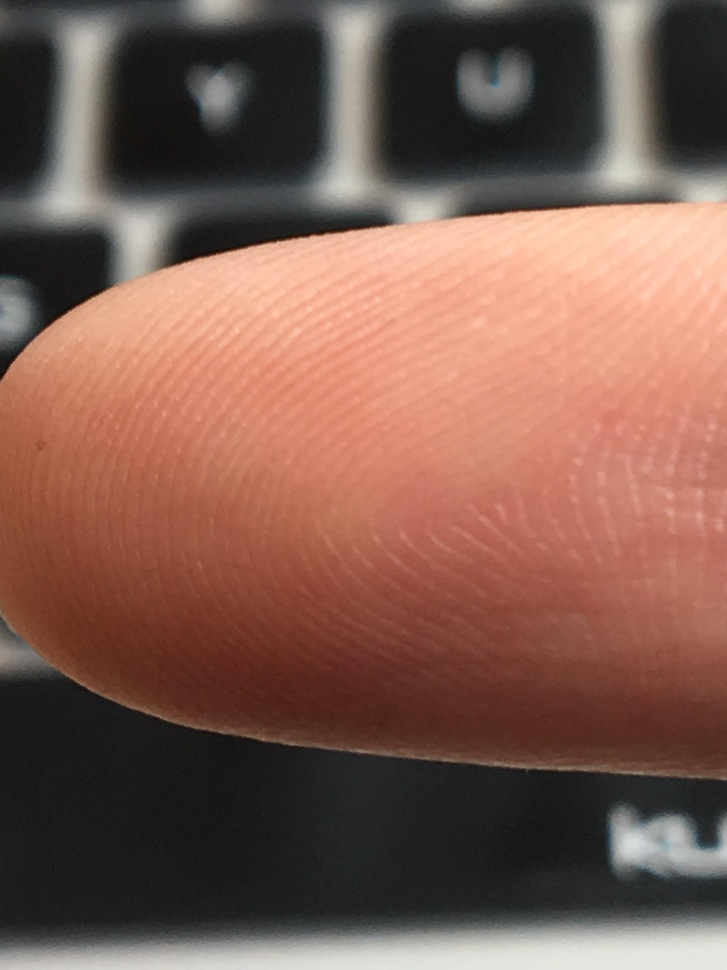
%> input picture FingerPrint1.jpg, 727 x 970 px, shrunk from 3024 x 4032 before the run
$ octave binerizefinger.m   (GNU Octave 9; MATLAB toolbox functions it lacks are replaced by stand-ins)
%> lines starting %> are read from the running program, lines starting %| are printed output that depends on the picture; in (x1, y1, x2, y2) boxes, pixels count from 0 and x2, y2 are one past the last pixel; in counts of white or black regions, pixels touching at a corner belong together; the program's own positions count from 1
I = rgb2gray(imread('FingerPrint1.jpg'));
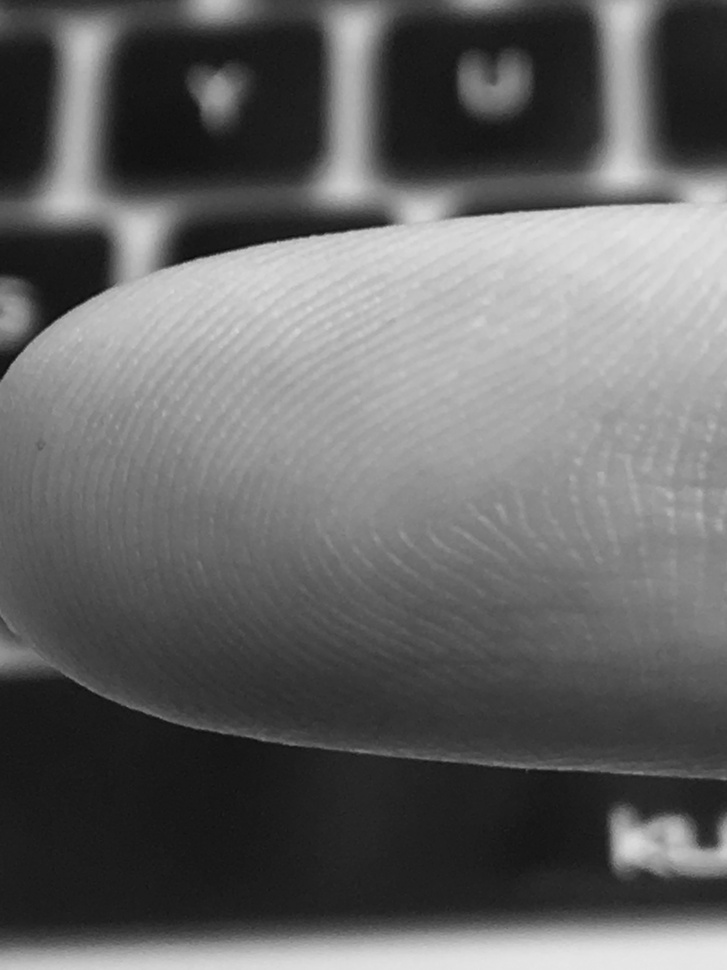
%> I: size 970x727 uint8; min 10, max 231, mean 100.9

I_bw = I < 45;
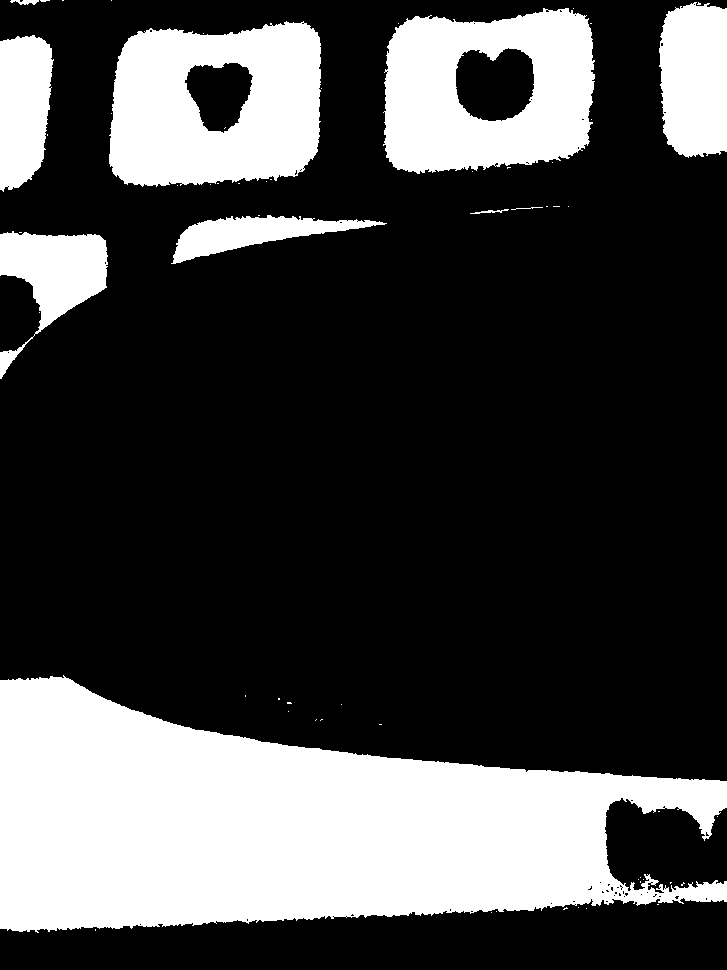
%> I_bw: size 970x727 logical; 28% white; 61 white regions (51 under 20 px), largest, box (x1, y1, x2, y2) and area: (0, 675, 727, 933) 116348, (109, 21, 321, 187) 27359, (383, 8, 595, 174) 25414

colormap(gray);
imagesc(I_bw);

$ run again, with FingerPrint2.jpg copied over FingerPrint1.jpg
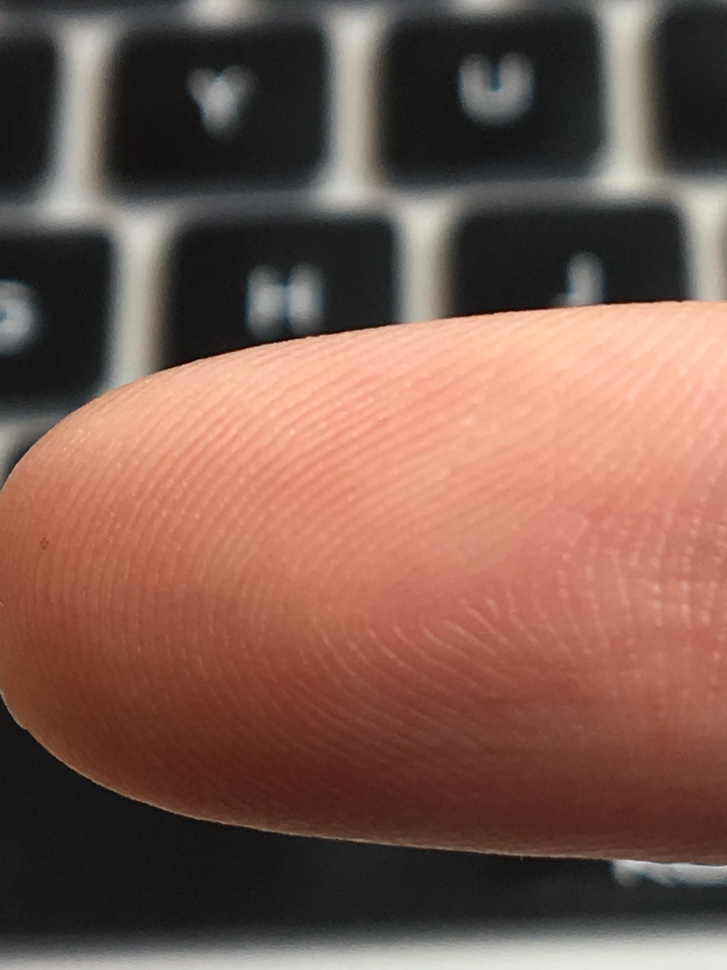
%> input picture FingerPrint2.jpg, 727 x 970 px, shrunk from 3024 x 4032 before the run
%> `I = rgb2gray(imread('FingerPrint1.jpg'));`:
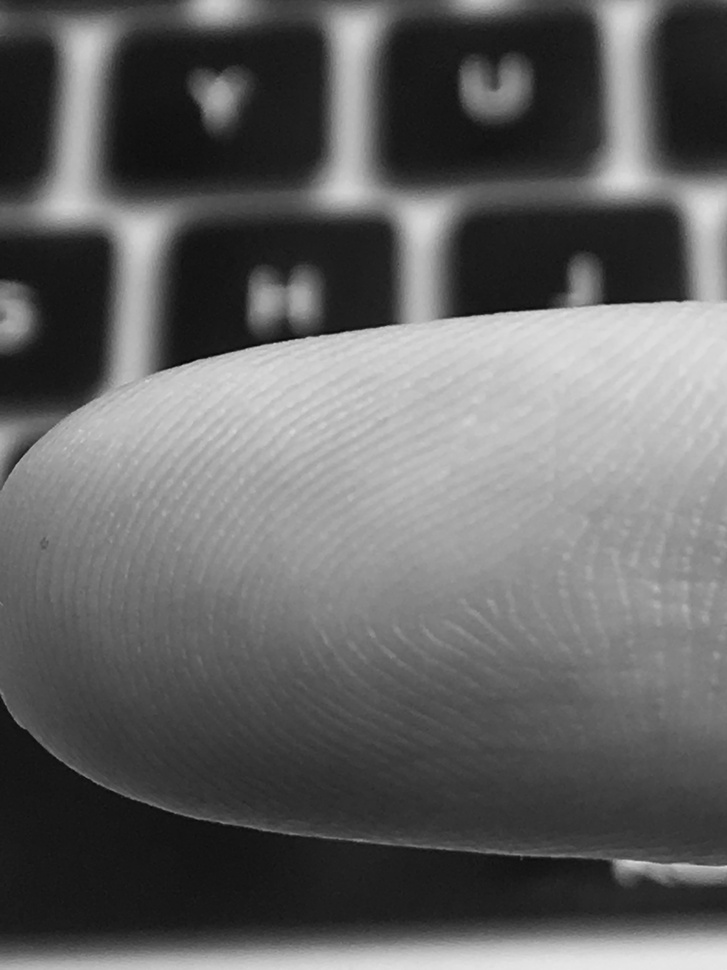
%> I: size 970x727 uint8; min 5, max 231, mean 99.3
%> `I_bw = I < 45;`:
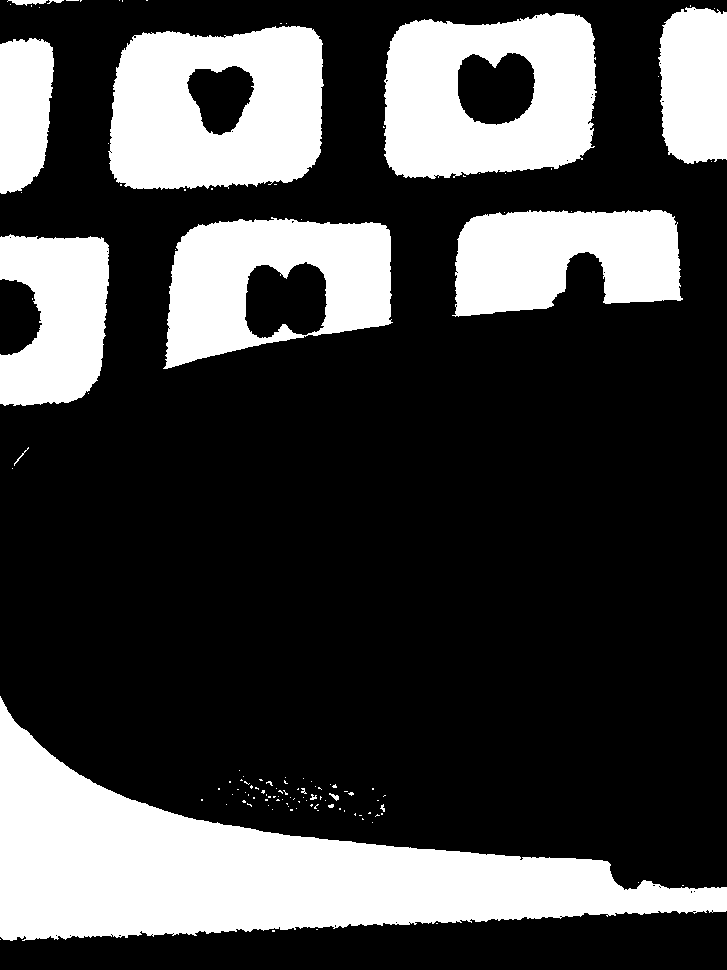
%> I_bw: size 970x727 logical; 27.5% white; 124 white regions (110 under 20 px), largest, box (x1, y1, x2, y2) and area: (0, 696, 727, 941) 67239, (108, 26, 324, 190) 28078, (384, 13, 597, 179) 26482
